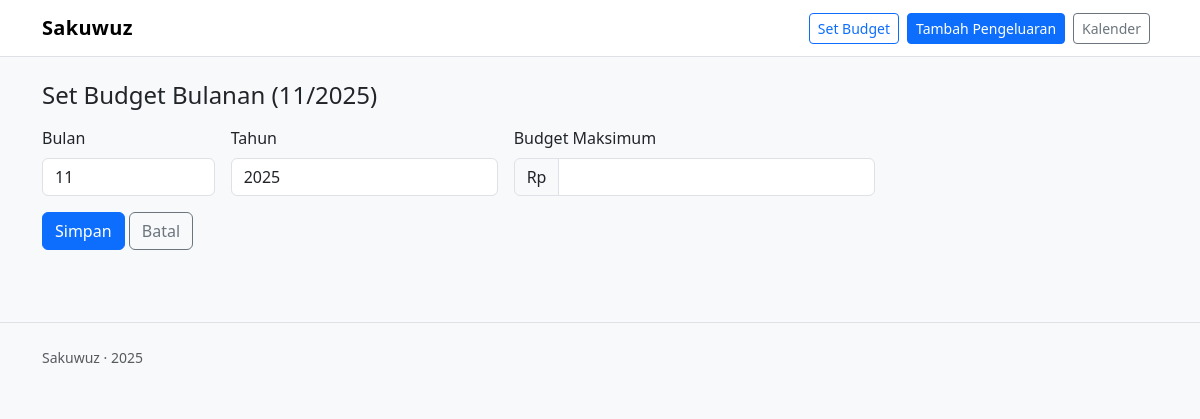
Page /budget/set/?year=2025&month=11 (signed in) on the earlier database version.
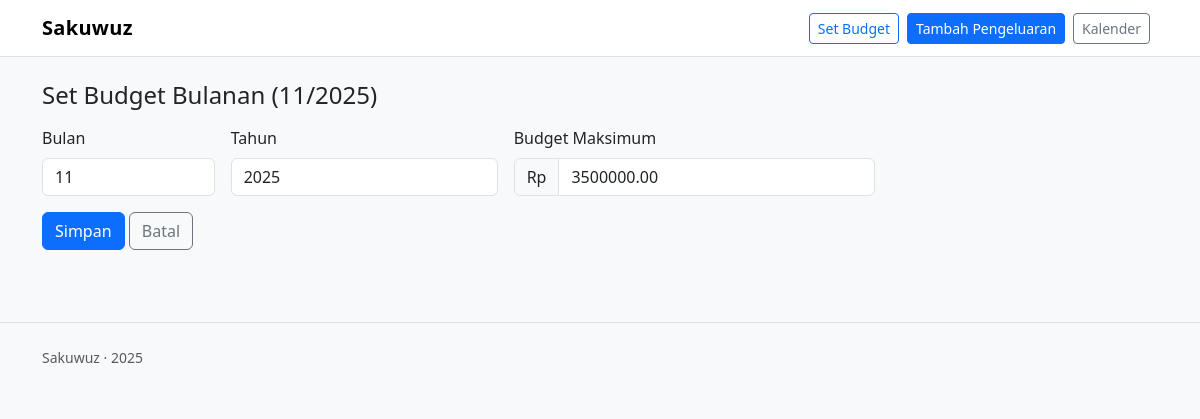
Same page on the later database version.
### apps/budgets/models.py (models this page shows, shortened)
class Budget(models.Model):
    user = models.ForeignKey(User, on_delete=models.CASCADE)
    month = models.IntegerField()  # 1-12
    year = models.IntegerField()
    nominal_max = models.DecimalField(max_digits=12, decimal_places=2)
    sisa = models.DecimalField(max_digits=12, decimal_places=2, default=0)

### apps/budgets/views.py (the view)
# urls.py: path("budget/set/", set_budget_view, name="set_budget"),
@login_required(login_url="/admin/login/")
def set_budget_view(request):
    today = timezone.localdate()
    month = int(request.GET.get("month", today.month))
    year = int(request.GET.get("year", today.year))
    instance = Budget.objects.filter(user=request.user, month=month, year=year).first()
    if request.method == "POST":
        form = BudgetForm(request.POST, instance=instance)
        if form.is_valid():
            budget = form.save(commit=False)
            budget.user = request.user
            from apps.expenses.models import Expense
            from django.db.models import Sum
            total = Expense.objects.filter(budget=instance).aggregate(total=Sum("nominal"))["total"] or 0 if instance else 0
            budget.sisa = budget.nominal_max - total
            budget.save()
            messages.success(request, "Budget bulanan disimpan.")
            return redirect("calendar")  # atau redirect("dashboard")
    else:
        initial = {"month": month, "year": year}
        form = BudgetForm(instance=instance, initial=initial)
    return render(request, "budget_set.html", {"form": form, "month": month, "year": year})

### apps/budgets/forms.py
class BudgetForm(forms.ModelForm):
    class Meta:
        model = Budget
        fields = ["month", "year", "nominal_max"]
        widgets = {
            "month": forms.NumberInput(attrs={"min": 1, "max": 12, "class": "form-control"}),
            "year": forms.NumberInput(attrs={"min": 2000, "max": 2100, "class": "form-control"}),
            "nominal_max": forms.NumberInput(attrs={"class": "form-control"}),
        }

### templates/budget_set.html (shortened to what this page needs)
{% extends "base.html" %}
{% block content %}
<h4>Set Budget Bulanan ({{ month }}/{{ year }})</h4>
<form method="post" class="mt-3">
  <div class="row g-3">
    <div class="col-md-2">
      <label class="form-label">Bulan</label>
      {{ form.month }}
    </div>
    <div class="col-md-3">
      <label class="form-label">Tahun</label>
      {{ form.year }}
    </div>
    <div class="col-md-4">
      <label class="form-label">Budget Maksimum</label>
      <div class="input-group">
        <span class="input-group-text">Rp</span>
        {{ form.nominal_max }}
      </div>
    </div>
  </div>
  <button class="btn btn-primary mt-3" type="submit">Simpan</button>
  <a class="btn btn-outline-secondary mt-3" href="/">Batal</a>
</form>
{% endblock %}

Differences in the rows shown:
now on this page (row edited): Budget: month "11", year "2025", nominal_max "3500000.00"
Other differences:
form field month: "11" → (not shown)
form field year: "2025" → (not shown)
